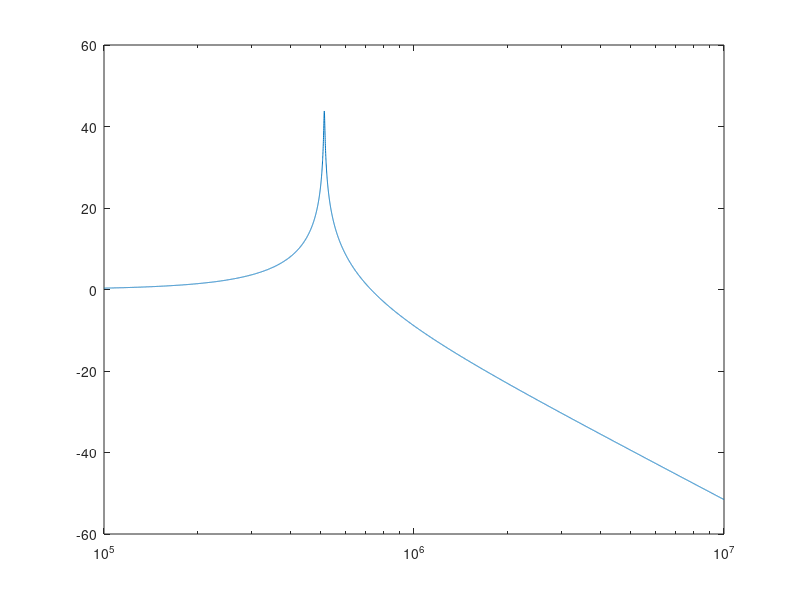

This figure's MATLAB source: (Note: this script raises an error after producing the figure.)
R=20;L=960e-6;C=100e-12;
freq=logspace(5,7,10000);
H1=20*log10(abs(1./(-L*C.*(2*pi.*freq).^2+R*C*1i*2*pi.*freq+1)));
p=semilogx(freq,H1);
p.LineStyle='-.';
grid on;
hold on;
R=90;C=30e-12;
H2=20*log10(abs(1./(-L*C.*(2*pi.*freq).^2+R*C*1i*2*pi.*freq+1)));
semilogx(freq,H2);
[m1,index1]=max(H1);
pf1=freq(index1);
l1=line([pf1,pf1],[-60,m1],'linestyle','--');
l1.Color='#77AC30';
text(pf1,-58,strcat('pf=',num2str(pf1,6)));
[m2,index2]=max(H2);
pf2=freq(index2);
l2=line([pf2,pf2],[-60,m2],'linestyle','--');
l2.Color='#77AC30';
text(pf2,-58,strcat('pf=',num2str(pf2,6)));
db1=m1-3;
l3=line([1e5,1e7],[db1,db1],'linestyle','--');
l3.Color='#77AC30';
H11=H1(1:index1-1);
[~,index11]=min(abs(H11-db1));
H12=H1(index1+1:length(H1));
[~,index12]=min(abs(H12-db1));
bw1=-freq(index11)+freq(index12+index1);
text(freq(index1),m1,strcat('BW=',num2str(bw1,5)));
db2=m2-3;
l4=line([1e5,1e7],[db2,db2],'linestyle','--');
l4.Color='#77AC30';
H21=H2(1:index2-1);
[~,index21]=min(abs(H21-db2));
H22=H2(index2+1:length(H2));
[~,index22]=min(abs(H22-db2));
bw2=-freq(index21)+freq(index22+index2);
text(freq(index2),m2,strcat('BW=',num2str(bw2,5)));
qf1=pf1/bw1;
qf2=pf2/bw2;
hold off;
ax=gca;
ax.GridLineStyle='--';
ax.GridColor='k';
ax.GridAlpha=1;
ax.MinorGridLineStyle='--';
ax.MinorGridColor='k';
ax.MinorGridAlpha=1;
axis([1e5 1e7 -60 50]);
legend('C=100pF and R=20ohms','C=30pF and R=90ohms','Location','southwest');
xlabel('$$f/\mathrm{Hz}$$','Interpreter','latex');
ylabel('$$20\log_{10}|H(j\omega)|$$','Interpreter','latex');